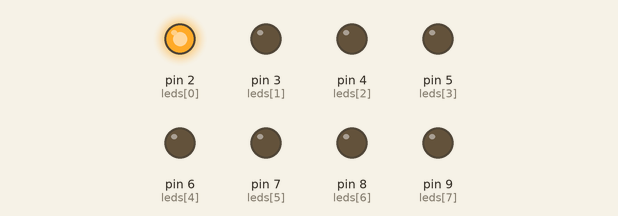
A sketch run on a simulated Arduino Uno, built with avr-gcc and run on an emulated ATmega328P. Shown: output pins drawn as LEDs (lit = HIGH).

Above: at 0.05 s.
At 0.45 s:
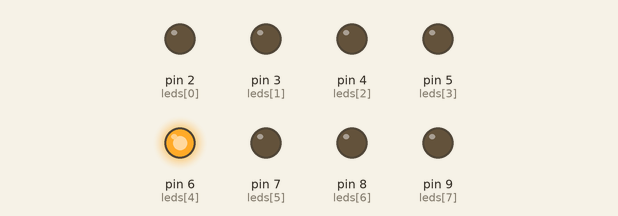
At 0.75 s:
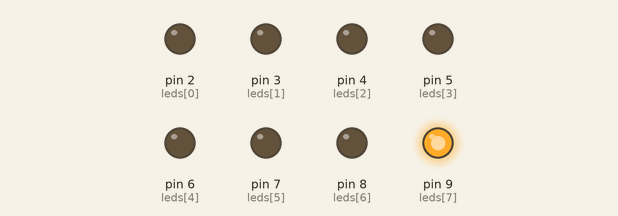
At 1.55 s:
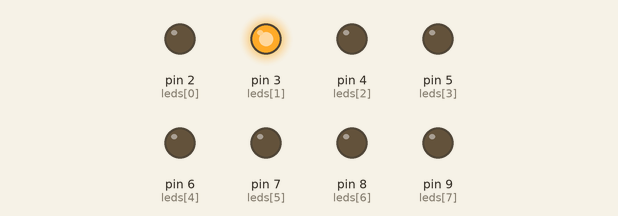
At 2.35 s:
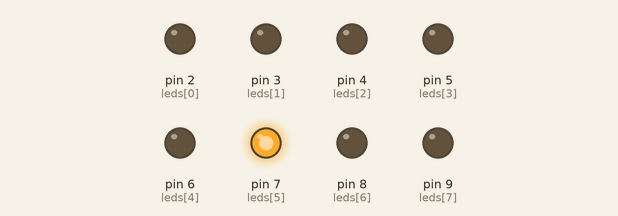
At 3.15 s:
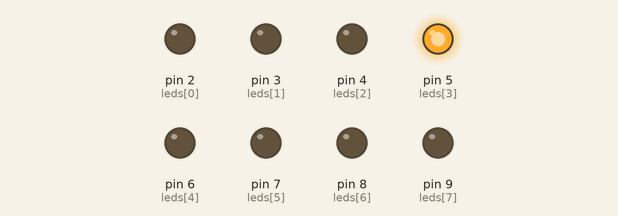
Timing chart, 0 to 3.5 s (numbered marks = the images above):
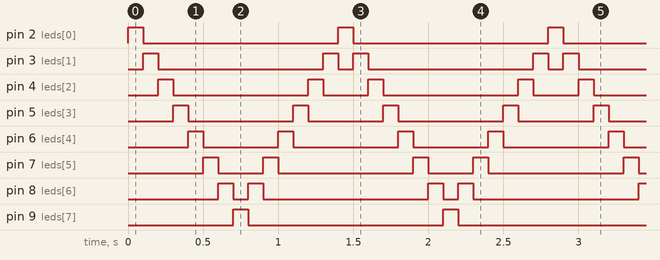

Measured:
- by itself, pin 2 (leds[0]), pin 9 (leds[7]): alternates HIGH for 0.10 s and LOW for 1.3 s
- by itself, pin 3 (leds[1]): repeats every 1.4 s: LOW 1.1 s, HIGH 0.10 s, LOW 0.10 s, HIGH 0.10 s
- by itself, pin 4 (leds[2]): repeats every 1.4 s: LOW 0.90 s, HIGH 0.10 s, LOW 0.30 s, HIGH 0.10 s
- by itself, pin 5 (leds[3]): repeats every 1.4 s: LOW 0.70 s, HIGH 0.10 s, LOW 0.50 s, HIGH 0.10 s
- by itself, pin 6 (leds[4]): repeats every 1.4 s: LOW 0.50 s, HIGH 0.10 s, LOW 0.70 s, HIGH 0.10 s
- by itself, pin 7 (leds[5]): repeats every 1.4 s: LOW 0.30 s, HIGH 0.10 s, LOW 0.90 s, HIGH 0.10 s
- by itself, pin 8 (leds[6]): repeats every 1.4 s: LOW 0.10 s, HIGH 0.10 s, LOW 1.1 s, HIGH 0.10 s

The sketch:

KnightRider_8_Pin_Config.ino
```cpp
int leds[] = {2,3,4,5,6,7,8,9};
void setup()
{
  for(int i=0; i<8; i++) {
    pinMode(leds[i], OUTPUT);
  }
}
void loop()
{
 for(int i=0; i<7; i++) {
 digitalWrite(leds[i], HIGH);
 delay(100);
 digitalWrite(leds[i], LOW);
}
  for(int j=7; j>0; j--) {
 digitalWrite(leds[j], HIGH);
 delay(100);
 digitalWrite(leds[j], LOW);
}
}
```
